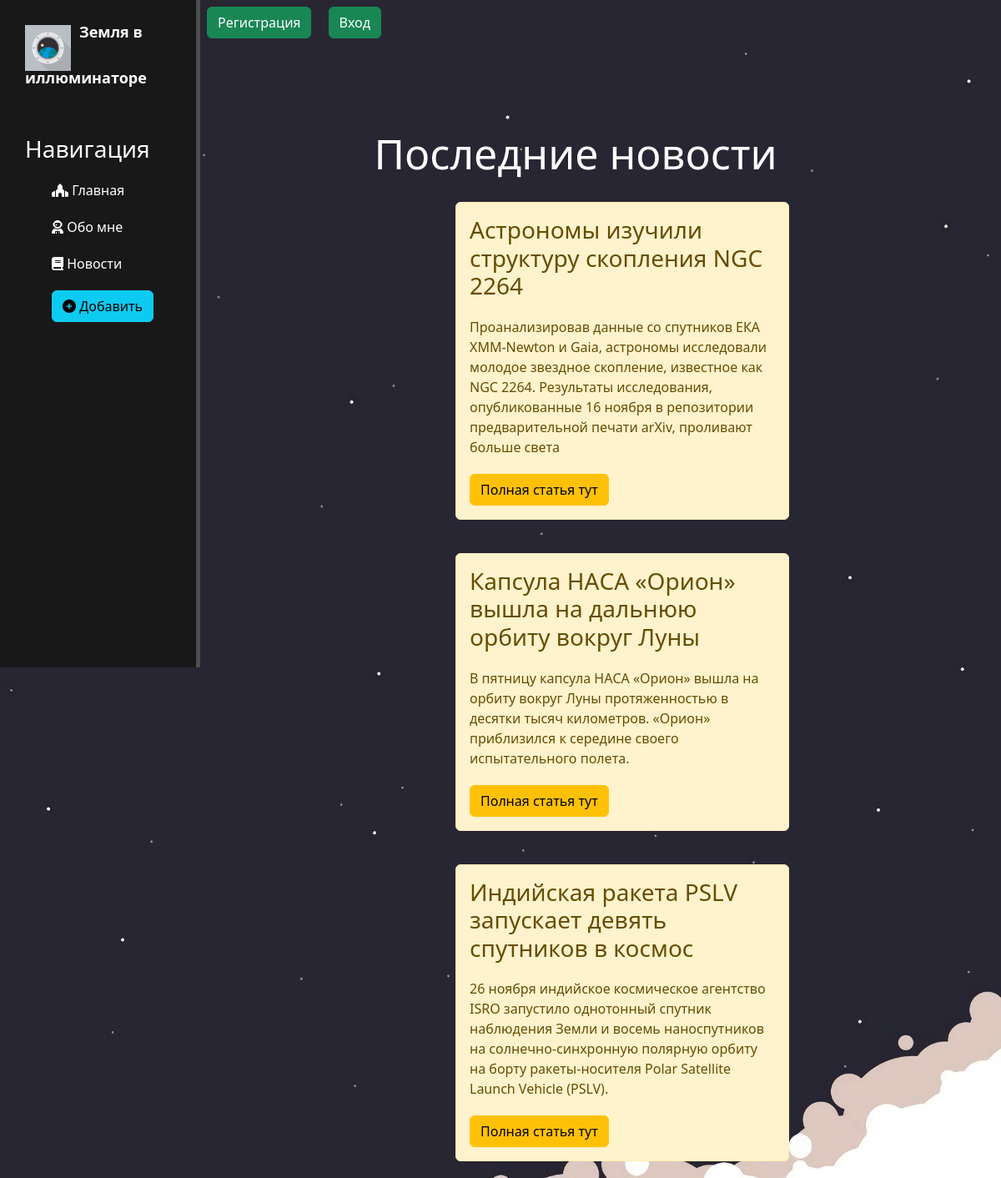
Screenshot of /lenta/ with the database file from the repository.
### lenta/models.py (models this page shows, shortened)
class articles(models.Model):
    title = models.CharField('Название', max_length=150)
    anons = models.CharField('Анонс', max_length=250)
    full_text = models.TextField('Статья')
    date = models.DateField('Дата публикации')
    class Meta:
        verbose_name = 'Новость'
        verbose_name_plural = 'Новости'

### lenta/views.py (the view)
# urls.py: path('', views.lenta_home, name='lenta_home'),
def lenta_home(request):
    lenta = articles.objects.order_by('date')
    return render(request, 'lenta/lenta_home.html', {'lenta': lenta})

### lenta/templates/lenta/lenta_home.html (shortened to what this page needs)
{% extends 'main/layout.html' %}
{% block content %}
    <div class="features">
        <h1>Последние новости</h1>
        {% for el in lenta %}
            <div class="alert alert-warning">
                <h3>{{ el.title }}</h3>
                <p>{{ el.anons }}</p>
                <a href="{% url 'new_detail' el.id %}" class="btn btn-warning">Полная статья тут</a>
            </div>
        {% endfor %}
    </div>
{% endblock %}

### main/static/main/css/main.css (style rules this page uses)
body { background: url(../img/bacgraynd.jpg); height: 100vh; background-repeat: no-repeat; background-size: cover; background-position: center; }
main .features { float: left; color: #fff; margin-top: 100px; text-align: center; width: 75%; }
main .features h1 { font-size: 50px; }
main .features p { max-width: 400px; margin: 20px auto; }
.alert-warning { float: left; clear: both; width: 400px; margin: 20px 34%; text-align: left; }

### main/templates/main/layout.html (style rules this page uses)
a { text-decoration: none; }

### rows the page displays
articles: title "Астрономы изучили структуру скопления NGC 2264", anons "Проанализировав данные со спутников ЕКА XMM-Newton и Gaia, астрономы исследовали молодое звездное скопление, известное как NGC 2264. Результаты исследования, опубликованные 16 ноября в репозитории предварительной печати arXiv, проливают больше света"
articles: title "Капсула НАСА «Орион» вышла на дальнюю орбиту вокруг Луны", anons "В пятницу капсула НАСА «Орион» вышла на орбиту вокруг Луны протяженностью в десятки тысяч километров. «Орион» приблизился к середине своего испытательного полета."
articles: title "Индийская ракета PSLV запускает девять спутников в космос", anons "26 ноября индийское космическое агентство ISRO запустило однотонный спутник наблюдения Земли и восемь наноспутников на солнечно-синхронную полярную орбиту на борту ракеты-носителя Polar Satellite Launch Vehicle (PSLV)."
